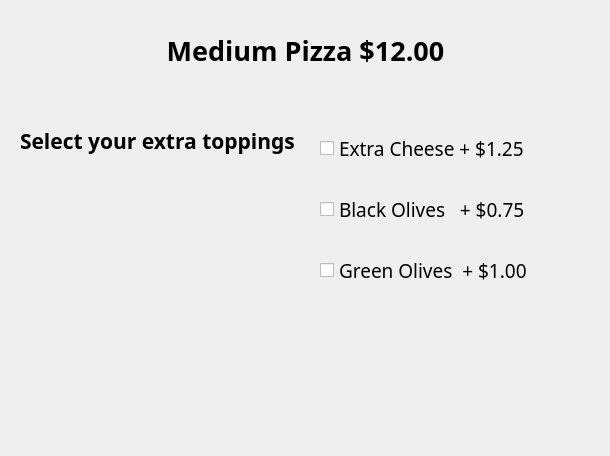
<?xml version="1.0" encoding="UTF-8"?>
<ui version="4.0">
 <class>dlgExtraItems</class>
 <widget class="QDialog" name="dlgExtraItems">
  <property name="geometry">
   <rect>
    <x>0</x>
    <y>0</y>
    <width>610</width>
    <height>456</height>
   </rect>
  </property>
  <property name="windowTitle">
   <string>Dialog</string>
  </property>
  <widget class="QLabel" name="lblPizzaSize">
   <property name="geometry">
    <rect>
     <x>20</x>
     <y>20</y>
     <width>571</width>
     <height>61</height>
    </rect>
   </property>
   <property name="font">
    <font>
     <family>Mali SemiBold</family>
     <pointsize>20</pointsize>
     <weight>75</weight>
     <bold>true</bold>
    </font>
   </property>
   <property name="text">
    <string>Medium Pizza $12.00</string>
   </property>
   <property name="alignment">
    <set>Qt::AlignCenter</set>
   </property>
  </widget>
  <widget class="QLabel" name="lblAmount">
   <property name="geometry">
    <rect>
     <x>10</x>
     <y>330</y>
     <width>581</width>
     <height>81</height>
    </rect>
   </property>
   <property name="font">
    <font>
     <family>Mali SemiBold</family>
     <pointsize>22</pointsize>
     <weight>75</weight>
     <bold>true</bold>
    </font>
   </property>
   <property name="text">
    <string/>
   </property>
  </widget>
  <widget class="QWidget" name="verticalLayoutWidget">
   <property name="geometry">
    <rect>
     <x>320</x>
     <y>110</y>
     <width>221</width>
     <height>201</height>
    </rect>
   </property>
   <layout class="QVBoxLayout" name="verticalLayout">
    <item>
     <widget class="QCheckBox" name="chkExtraCheese">
      <property name="font">
       <font>
        <family>Mali Medium</family>
        <pointsize>14</pointsize>
       </font>
      </property>
      <property name="text">
       <string>Extra Cheese + $1.25</string>
      </property>
     </widget>
    </item>
    <item>
     <widget class="QCheckBox" name="chkBlackOlives">
      <property name="font">
       <font>
        <family>Mali Medium</family>
        <pointsize>14</pointsize>
       </font>
      </property>
      <property name="text">
       <string>Black Olives   + $0.75</string>
      </property>
     </widget>
    </item>
    <item>
     <widget class="QCheckBox" name="chkGreenOlives">
      <property name="font">
       <font>
        <family>Mali Medium</family>
        <pointsize>14</pointsize>
       </font>
      </property>
      <property name="text">
       <string>Green Olives  + $1.00</string>
      </property>
     </widget>
    </item>
   </layout>
  </widget>
  <widget class="QLabel" name="label_3">
   <property name="geometry">
    <rect>
     <x>20</x>
     <y>120</y>
     <width>291</width>
     <height>41</height>
    </rect>
   </property>
   <property name="font">
    <font>
     <family>Mali SemiBold</family>
     <pointsize>16</pointsize>
     <weight>75</weight>
     <bold>true</bold>
    </font>
   </property>
   <property name="text">
    <string>Select your extra toppings</string>
   </property>
  </widget>
 </widget>
 <resources/>
 <connections/>
</ui>
